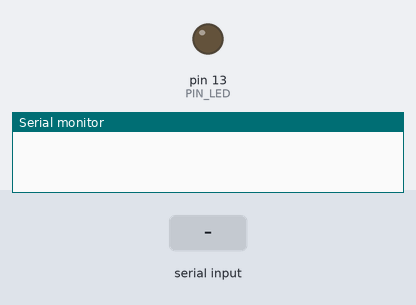
The sketch below on a simulated Arduino Uno, built with avr-gcc and run on an emulated ATmega328P. Shown: output pins drawn as LEDs (lit = HIGH), the last lines printed to the serial monitor. The test bench sets the inputs (shaded band).

Above: at 1.2 s.
1.3 s: "." received over Serial
At 3.75 s:
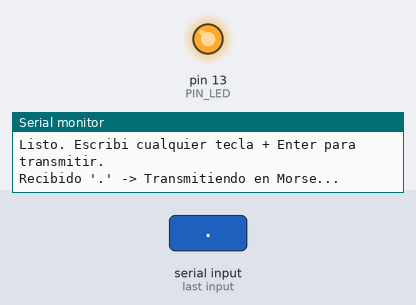
Timing chart, 0 to 10.3 s (numbered marks = the images above; inputs shaded):
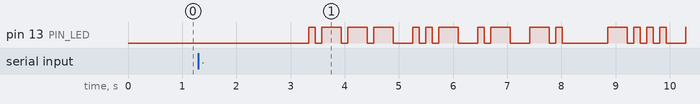

The sketch:

sketch_nov6a.ino
```cpp
const int PIN_LED = LED_BUILTIN;
const int TIEMPO = 120; //tiempo de 120 ms

typedef struct morse{
    char letra;
    const char* codigo;
};

const morse tabla[]={
  {'A', ".-"},    {'B', "-..."},  {'C', "-.-."},  {'D', "-.."},
  {'E', "."},     {'F', "..-."},  {'G', "--."},   {'H', "...."},
  {'I', ".."},    {'J', ".---"},  {'K', "-.-"},   {'L', ".-.."},
  {'M', "--"},    {'N', "-."},    {'O', "---"},   {'P', ".--."},
  {'Q', "--.-"},  {'R', ".-."},   {'S', "..."},   {'T', "-"},
  {'U', "..-"},   {'V', "...-"},  {'W', ".--"},   {'X', "-..-"},
  {'Y', "-.--"},  {'Z', "--.."},
  {'0', "-----"}, {'1', ".----"}, {'2', "..---"}, {'3', "...--"},
  {'4', "....-"}, {'5', "....."}, {'6', "-...."}, {'7', "--..."},
  {'8', "---.."}, {'9', "----."},
  {' ', " "}   // espacio entre palabras
};
const int CantidadDeLetras=37; //cantidad de letras de la tabla de arriba

void Punto()
{
  digitalWrite(PIN_LED,HIGH);
  delay(TIEMPO);
  digitalWrite(PIN_LED,LOW);
}

void Raya()
{
  digitalWrite(PIN_LED,HIGH);
  delay(TIEMPO*3); //la raya equivale a 3 unidades de tiempo
  digitalWrite(PIN_LED,LOW);
}

void PausaLetra(){ delay(TIEMPO*2);} //Pausa entre letras
void PausaPalabra(){ delay(TIEMPO*4);} //Pausa entre palabras

//ante un letra, te devuelve el codigo morse de dicha letra
const char* CodigoMorse(char c)
{
  for(int i=0;i<CantidadDeLetras;i++)
    if(tabla[i].letra == c)
      return tabla[i].codigo;

  return ""; //vacio si no es ninguna letra
}

void ejecucionDefrase(char* frase)
{
  int cantLetras=strlen(frase);
  for(int i=0;i<cantLetras;i++)
  {
    if(frase[i]!= ' ')
    {
      const char* codigo=CodigoMorse(frase[i]); //le paso la letra y recibo su codigo morse

      for(int j=0;j<strlen(codigo);j++)
      {
        if(codigo[j]=='.')
          Punto();
        else
          Raya();
        delay(TIEMPO);//tiempo entre simbolo morse
      }
      PausaLetra();
    }
    else
    PausaPalabra();//termino la palabra
  }
}

void setup() {
  pinMode(PIN_LED, OUTPUT);
  digitalWrite(PIN_LED, LOW);
  Serial.begin(9600);
}
const char* palabra="JUAN BONDONI";
void loop() {
  if(Serial.available()>0)
  {
    Serial.println(F("Listo. Escribi cualquier tecla + Enter para transmitir."));
    char c=Serial.read();

    Serial.print(F("Recibido '"));
    Serial.print(c);
    Serial.println(F("' -> Transmitiendo en Morse..."));

    delay(2000); //un delay de 2 segundos antes de mostrar la palabra
    ejecucionDefrase(palabra);
  }
}
```

Measured:
- after the input at 1.3 s, pin 13 (PIN_LED): LOW → HIGH after 2.0 s, → LOW 0.12 s later, → HIGH 0.12 s later, → LOW 0.36 s later, … (31 changes in this stretch)
